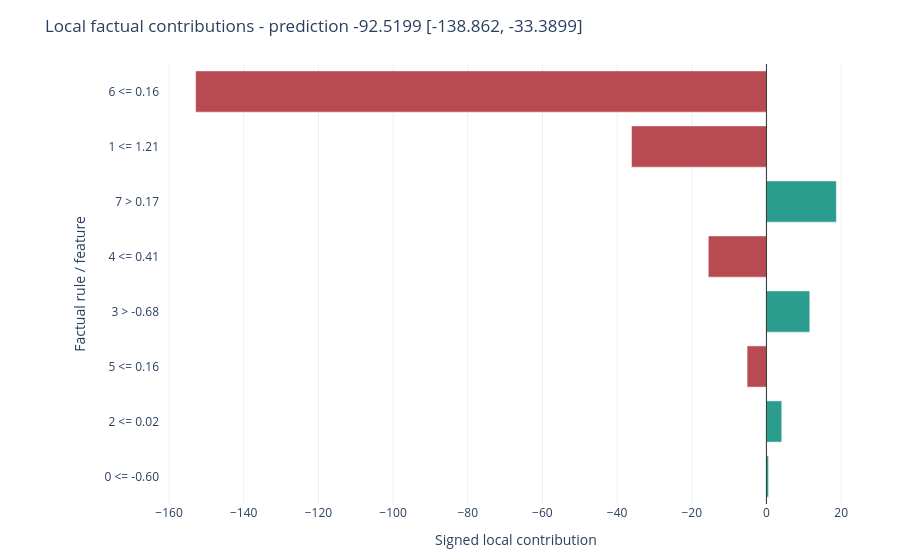

The cell this chart's notebook holds for it:
### Code cell
reg_factual[0].plot(style="plotly.local.factual_bars", show=True)

### Figure 1 — Plotly figure (JSON) as saved in the notebook; plotly's stock layout.template omitted (floating-point values rounded to 4 significant figures)
{"data": [{"hovertemplate": "%{hovertext}<extra></extra>", "hovertext": ["Rule: 6 <= 0.16<br>Feature: 6<br>Feature index: 6<br>Current value: -1.2818038176315936<br>Contribution: -152.883<br>Contribution interval: [-212.013, -106.542]<br>Interval width: 105.472<br>Crosses zero: no<br>Prediction: -92.5199<br>Prediction interval: [-138.862, -33.3899]<br>Task: regression<br>Mode: regression", "Rule: 1 <= 1.21<br>Feature: 1<br>Feature index: 1<br>Current value: -1.3537343777336694<br>Contribution: -36.146<br>Contribution interval: [-95.276, 10.1956]<br>Interval width: 105.472<br>Crosses zero: yes<br>Prediction: -92.5199<br>Prediction interval: [-138.862, -33.3899]<br>Task: regression<br>Mode: regression", "Rule: 7 > 0.17<br>Feature: 7<br>Feature index: 7<br>Current value: 0.7730336660658945<br>Contribution: +18.733<br>Contribution interval: [-40.397, 65.0746]<br>Interval width: 105.472<br>Crosses zero: yes<br>Prediction: -92.5199<br>Prediction interval: [-138.862, -33.3899]<br>Task: regression<br>Mode: regression", "Rule: 4 <= 0.41<br>Feature: 4<br>Feature index: 4<br>Current value: -1.5011327519252429<br>Contribution: -15.5779<br>Contribution interval: [-74.7079, 30.7637]<br>Interval width: 105.472<br>Crosses zero: yes<br>Prediction: -92.5199<br>Prediction interval: [-138.862, -33.3899]<br>Task: regression<br>Mode: regression", "Rule: 3 > -0.68<br>Feature: 3<br>Feature index: 3<br>Current value: 0.3561827270042205<br>Contribution: +11.6066<br>Contribution interval: [-47.5233, 57.9483]<br>Interval width: 105.472<br>Crosses zero: yes<br>Prediction: -92.5199<br>Prediction interval: [-138.862, -33.3899]<br>Task: regression<br>Mode: regression", "Rule: 5 <= 0.16<br>Feature: 5<br>Feature index: 5<br>Current value: 0.13568091210365185<br>Contribution: -5.18718<br>Contribution interval: [-64.3171, 41.1545]<br>Interval width: 105.472<br>Crosses zero: yes<br>Prediction: -92.5199<br>Prediction interval: [-138.862, -33.3899]<br>Task: regression<br>Mode: regression", "Rule: 2 <= 0.02<br>Feature: 2<br>Feature index: 2<br>Current value: -1.0130057376413732<br>Contribution: +4.09815<br>Contribution interval: [-55.0318, 50.4398]<br>Interval width: 105.472<br>Crosses zero: yes<br>Prediction: -92.5199<br>Prediction interval: [-138.862, -33.3899]<br>Task: regression<br>Mode: regression", "Rule: 0 <= -0.60<br>Feature: 0<br>Feature index: 0<br>Current value: -1.2429012830340385<br>Contribution: +0.569325<br>Contribution interval: [-58.5606, 46.911]<br>Interval width: 105.472<br>Crosses zero: yes<br>Prediction: -92.5199<br>Prediction interval: [-138.862, -33.3899]<br>Task: regression<br>Mode: regression"], "marker": {"color": ["#b84a51", "#b84a51", "#2a9d8f", "#b84a51", "#2a9d8f", "#b84a51", "#2a9d8f", "#2a9d8f"]}, "name": "contribution", "orientation": "h", "type": "bar", "x": [-152.9, -36.15, 18.73, -15.58, 11.61, -5.187, 4.098, 0.5693], "y": ["6 <= 0.16", "1 <= 1.21", "7 > 0.17", "4 <= 0.41", "3 > -0.68", "5 <= 0.16", "2 <= 0.02", "0 <= -0.60"]}], "layout": {"bargap": 0.25, "margin": {"b": 56, "l": 160, "r": 28, "t": 64}, "shapes": [{"line": {"color": "#333333", "width": 1}, "type": "line", "x0": 0, "x1": 0, "xref": "x", "y0": 0, "y1": 1, "yref": "y domain"}], "showlegend": false, "title": {"text": "Local factual contributions - prediction -92.5199 [-138.862, -33.3899]"}, "xaxis": {"title": {"text": "Signed local contribution"}}, "yaxis": {"autorange": "reversed", "title": {"text": "Factual rule / feature"}}}}
